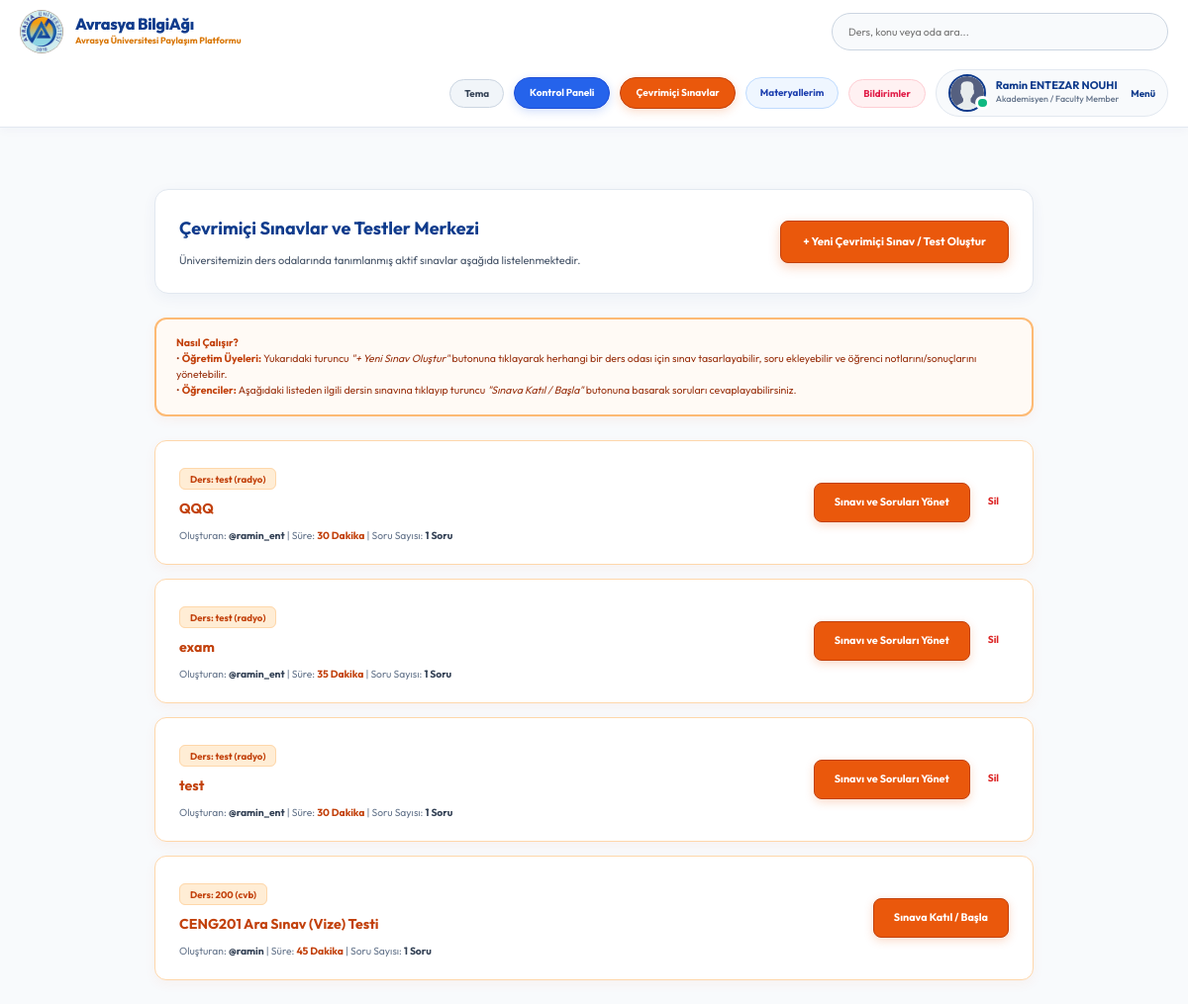
The app's page /quizzes/ (signed in), older data.
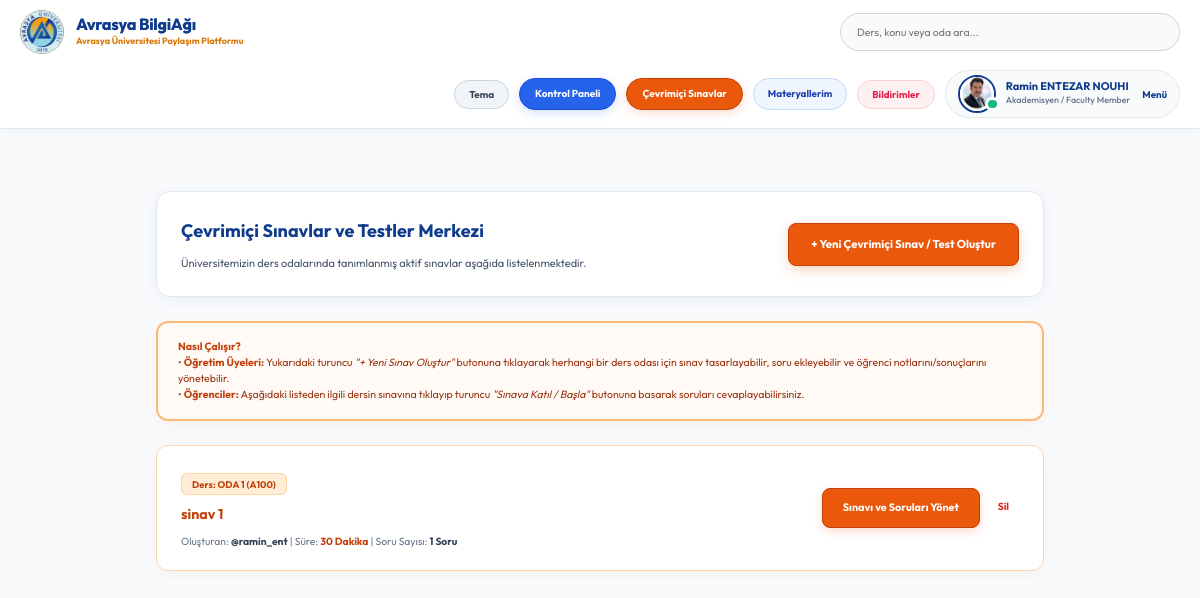
The same page, newer data.
### base/models.py (models this page shows, shortened)
class User(AbstractUser):
    name = models.CharField(max_length=200, null=True, verbose_name="Ad Soyad")
    email = models.EmailField(unique=True, null=True, verbose_name="E-Posta Adresi")
    bio = models.TextField(null=True, verbose_name="Hakkımda (Biyografi)")
    avatar = models.ImageField(null=True, default="avatar.svg", verbose_name="Profil Fotoğrafı (Avatar)")
    student_id = models.CharField(max_length=50, null=True, blank=True, verbose_name="Öğrenci / Sicil No")
    department = models.CharField(max_length=100, choices=DEPARTMENT_CHOICES, default='Genel / Diğer', verbose_name="Fakülte / Bölüm")
    role = models.CharField(max_length=20, choices=ROLE_CHOICES, default='student', verbose_name="Akademik Rol")
    github_link = models.URLField(max_length=255, null=True, blank=True, verbose_name="GitHub Profili")
    linkedin_link = models.URLField(max_length=255, null=True, blank=True, verbose_name="LinkedIn Profili")
    objects = CustomUserManager()
    USERNAME_FIELD = 'email'
    REQUIRED_FIELDS = ['username']
    @property
    def unread_notifications_count(self):
        return self.notifications.filter(is_read=False).count()
    @property
    def unread_notifications(self):
        return self.notifications.filter(is_read=False)

class Quiz(models.Model):
    room = models.ForeignKey(Room, on_delete=models.CASCADE, related_name='quizzes')
    creator = models.ForeignKey(User, on_delete=models.CASCADE)
    title = models.CharField(max_length=200, verbose_name="Sınav / Test Başlığı")
    description = models.TextField(null=True, blank=True, verbose_name="Sınav Açıklaması ve Kurallar")
    duration_minutes = models.PositiveIntegerField(default=30, verbose_name="Süre (Dakika)")
    start_time = models.DateTimeField(null=True, blank=True, verbose_name="Başlangıç Tarihi ve Saati")
    end_time = models.DateTimeField(null=True, blank=True, verbose_name="Bitiş Tarihi ve Saati")
    created = models.DateTimeField(auto_now_add=True)
    updated = models.DateTimeField(auto_now=True)
    class Meta:
        ordering = ['-created']

class Room(models.Model):
    host = models.ForeignKey(User, on_delete=models.SET_NULL, null=True)
    topic = models.ForeignKey(Topic, on_delete=models.SET_NULL, null=True, verbose_name="Bölüm / Akademik Konu")
    name = models.CharField(max_length=200, verbose_name="Çalışma Odası Adı")
    course_code = models.CharField(max_length=50, null=True, blank=True, verbose_name="Ders Kodu (örn: CENG201)")
    room_type = models.CharField(max_length=20, choices=ROOM_TYPE_CHOICES, default='general', verbose_name="Oda Türü")
    description = models.TextField(null=True, blank=True, verbose_name="Oda Açıklaması")
    participants = models.ManyToManyField(
        User, related_name='participants', blank=True)
    updated = models.DateTimeField(auto_now=True)
    created = models.DateTimeField(auto_now_add=True)
    class Meta:
        ordering = ['-updated', '-created']

### base/views.py (the view, shortened to what this page needs)
# urls.py: path('quizzes/', views.quizzesPage, name="quizzes"),
@login_required(login_url='login')
def quizzesPage(request):
    quizzes = Quiz.objects.all()
    return render(request, 'base/quizzes.html', {'quizzes': quizzes})

### base/templates/base/quizzes.html (shortened to what the changed rows need)
{% extends 'main.html' %}
{% block content %}
<main class="layout">
  <div class="container" style="max-width: 920px; margin: 0 auto; padding: 24px 16px; display: block !important; width: 100%;">
    <div style="background: #ffffff; border: 1px solid #e2e8f0; border-radius: 14px; padding: 24px; margin-bottom: 24px; box-shadow: 0 4px 15px rgba(15, 59, 140, 0.05); display: flex; justify-content: space-between; align-items: center; flex-wrap: wrap; gap: 16px;">
      <div>
        <h1 style="margin: 0; font-size: 1.5rem; color: #0f3b8c; font-weight: 700;">Çevrimiçi Sınavlar ve Testler Merkezi</h1>
      </div>
    </div>
    <div style="display: flex; flex-direction: column; gap: 14px;">
      {% for quiz in quizzes %}
      <div style="background: #ffffff; border: 1px solid #fed7aa; border-radius: 12px; padding: 20px 24px; display: flex; justify-content: space-between; align-items: center; flex-wrap: wrap; gap: 14px; box-shadow: 0 4px 12px rgba(234, 88, 12, 0.05);">
        <div>
          <div style="margin-bottom: 6px;">
            <span style="background: #ffedd5; color: #c2410c; padding: 4px 10px; border-radius: 6px; font-size: 0.8rem; font-weight: 700; border: 1px solid #fed7aa;">
              Ders: {{ quiz.room.name }} {% if quiz.room.course_code %}({{ quiz.room.course_code }}){% endif %}
            </span>
          </div>
          <a href="{% url 'quiz-detail' quiz.id %}" style="color: #c2410c; font-size: 1.18rem; font-weight: 700; text-decoration: none; display: block; margin: 6px 0;">
            {{ quiz.title }}
          </a>
          <div style="font-size: 0.86rem; color: #64748b; margin-top: 6px;">
            Oluşturan: <strong style="color: #334155;">@{{ quiz.creator.username }}</strong> | Süre: <strong style="color: #c2410c;">{{ quiz.duration_minutes }} Dakika</strong> | Soru Sayısı: <strong style="color: #334155;">{{ quiz.questions.count }} Soru</strong>
          </div>
        </div>
        <div style="display: flex; gap: 8px; align-items: center;">
          <a href="{% url 'quiz-detail' quiz.id %}" style="background: #ea580c; color: #ffffff; border: 1px solid #c2410c; padding: 10px 20px; font-size: 0.9rem; font-weight: 700; text-decoration: none; white-space: nowrap; border-radius: 8px; box-shadow: 0 3px 10px rgba(234, 88, 12, 0.22);">
            {% if request.user == quiz.creator or request.user == quiz.room.host %}Sınavı ve Soruları Yönet{% else %}Sınava Katıl / Başla{% endif %}
          </a>
          {% if request.user == quiz.creator or request.user == quiz.room.host %}
          <a href="{% url 'delete-quiz' quiz.id %}" onclick="return confirm('Bu sınavı silmek istediğinize emin misiniz?')" style="color: #dc2626; font-size: 0.85rem; font-weight: 700; text-decoration: none; padding: 6px 10px;">
            Sil
          </a>
          {% endif %}
        </div>
      </div>
      {% endfor %}
    </div>
  </div>
</main>
{% endblock %}

### templates/navbar.html (shortened to what the changed rows need)
{% load static %}
<header class="header header--loggedIn" style="background: #ffffff; border-bottom: 1px solid #e2e8f0; padding: 10px 0; position: sticky; top: 0; z-index: 999; box-shadow: 0 2px 10px rgba(15, 59, 140, 0.04);">
    <div class="container" style="display: flex; justify-content: space-between; align-items: center; gap: 16px; flex-wrap: wrap; width: 100%; max-width: 1400px; margin: 0 auto; padding: 0 20px;">
        <a href="{% url 'home' %}" class="header__logo" style="display: flex; align-items: center; gap: 12px; text-decoration: none; flex-shrink: 0;">
            <div style="white-space: nowrap;">
                <h1 style="margin: 0; font-weight: 800; font-size: 1.35rem; color: #0f3b8c; letter-spacing: -0.3px; line-height: 1.2; white-space: nowrap !important;">Avrasya BilgiAğı</h1>
            </div>
        </a>
        <nav class="header__menu" style="display: flex; align-items: center; gap: 10px; flex-shrink: 0; margin-left: auto;">
            {% if request.user.is_authenticated %}
            <a href="{% url 'saved-resources' %}" title="Kaydedilen Materyallerim" style="display: flex; align-items: center; justify-content: center; background: #eff6ff; border: 1px solid #bfdbfe; color: #1e40af; padding: 7px 14px; border-radius: 50px; text-decoration: none; font-size: 0.82rem; font-weight: 700; flex-shrink: 0;">
                Materyallerim
            </a>
            <div style="position: relative; flex-shrink: 0;">
                <button onclick="const m=document.getElementById('notifModal'); m.style.display = m.style.display === 'none' ? 'block' : 'none';" title="Bildirimler" style="background: #fff1f2; border: 1px solid #fecdd3; color: #e11d48; padding: 7px 14px; border-radius: 50px; cursor: pointer; font-size: 0.82rem; font-weight: 700; display: flex; align-items: center; gap: 6px; position: relative;">
                    Bildirimler
                </button>
            </div>
            <div class="header__user" style="display: flex; align-items: center; gap: 12px; background: #f8fafc; border: 1px solid #e2e8f0; padding: 4px 12px; border-radius: 50px; flex-shrink: 0;">
                <a href="{% url 'update-user' %}" style="display: flex; align-items: center; gap: 10px; text-decoration: none;">
                    <div class="avatar avatar--medium active">
                        <img src="{{request.user.avatar.url}}" style="width: 34px; height: 34px; border-radius: 50%; object-fit: cover;" />
                    </div>
                    <div>
                        <p style="margin: 0; font-weight: 700; color: #0f3b8c; line-height: 1.2; font-size: 0.92rem; white-space: nowrap;">{{request.user.name|default:request.user.username}}</p>
                        <span style="font-size: 0.74rem; color: #64748b; font-weight: 500; display: block; white-space: nowrap;">{{request.user.get_role_display}}</span>
                    </div>
                </a>
                <button class="dropdown-button" style="background: transparent; border: none; cursor: pointer; font-weight: 700; color: #0f3b8c; font-size: 0.82rem;">
                    Menü
                </button>
            </div>
            {% endif %}
        </nav>
    </div>
</header>

Row changes from the older to the newer data that the page shows:
removed Quiz: room.name "test", room.course_code "radyo", title "QQQ", creator.username "ramin_ent", duration_minutes "30", questions.count "1", shows "Sınavı ve Soruları Yönet", shows "Sil"
removed Quiz: room.name "test", room.course_code "radyo", title "exam", creator.username "ramin_ent", duration_minutes "35", questions.count "1", shows "Sınavı ve Soruları Yönet", shows "Sil"
removed Quiz: room.name "test", room.course_code "radyo", title "test", creator.username "ramin_ent", duration_minutes "30", questions.count "1", shows "Sınavı ve Soruları Yönet", shows "Sil"
removed Quiz: room.name "200", room.course_code "cvb", title "CENG201 Ara Sınav (Vize) Testi", creator.username "ramin", duration_minutes "45", questions.count "1", shows "Sınava Katıl / Başla"
changed User "Ramin ENTEZAR NOUHI": user.avatar: picture added in place of a placeholder
added Quiz: room.name "ODA 1", room.course_code "A100", title "sinav 1", creator.username "ramin_ent", duration_minutes "30", questions.count "1", shows "Sınavı ve Soruları Yönet", shows "Sil"
